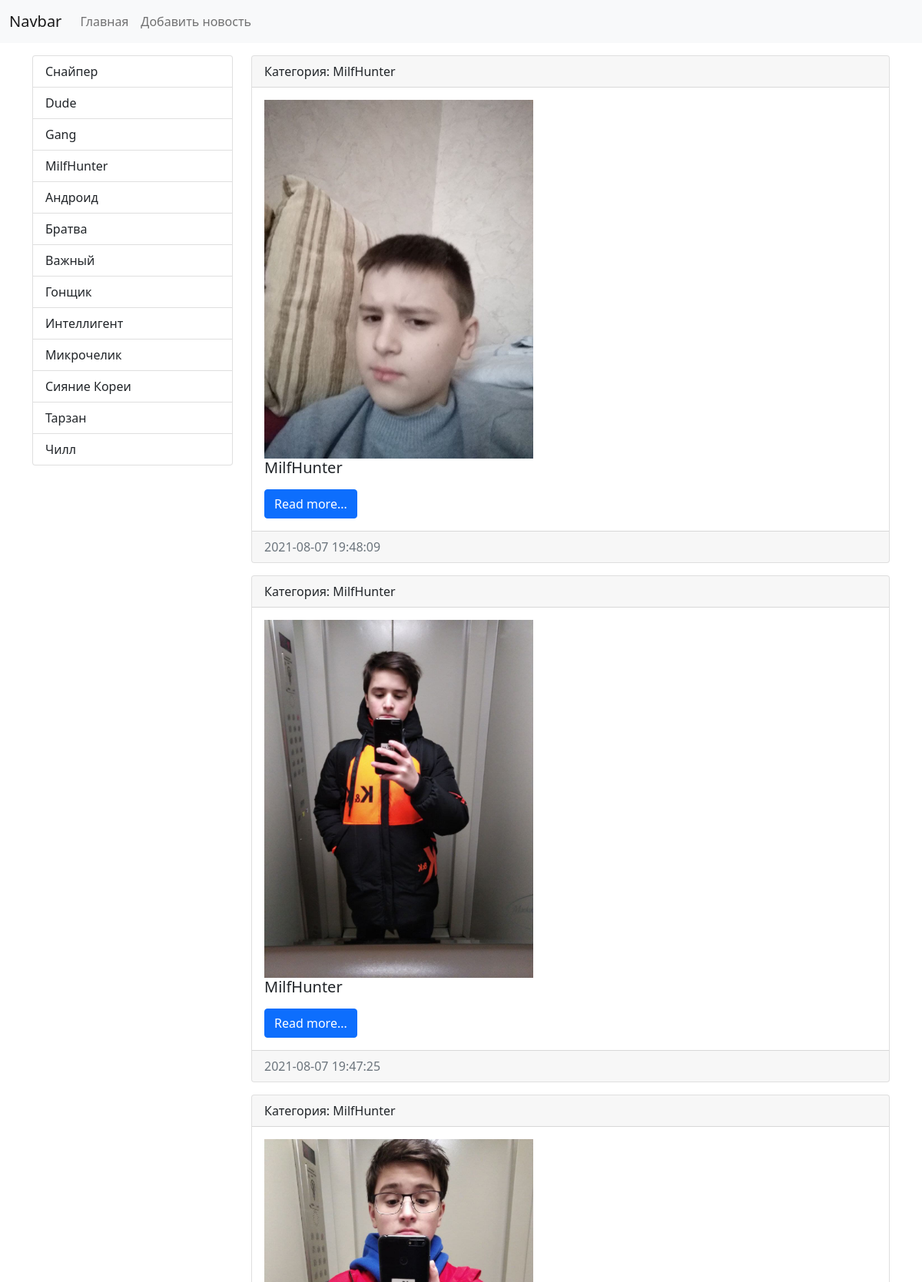
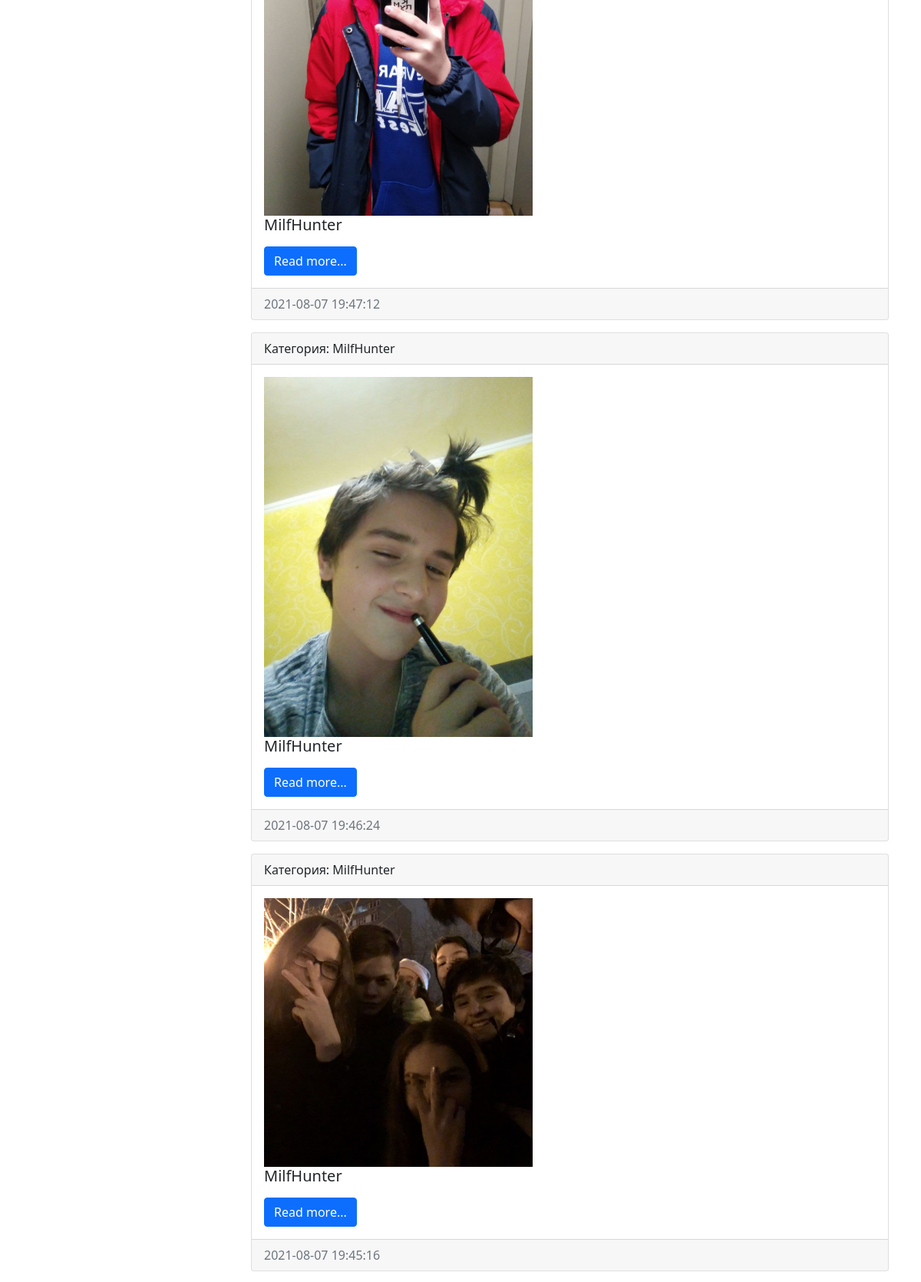
Page /category/8/ (upper part) on the committed database (2 pictures, top to bottom).
### news/models.py (models this page shows, shortened)
class Category(models.Model):
	title = models.CharField(max_length=150, db_index=True, verbose_name='Наименование категории')
	def __str__(self):
		return self.title
	class Meta:
		verbose_name = 'Категория'
		verbose_name_plural = 'Категории'
		ordering = ['title']

class News(models.Model):
	title = models.CharField(max_length=150, verbose_name='Наименование')
	content = models.TextField(blank=True, verbose_name='Контент')
	created_at = models.DateTimeField(auto_now_add=True, verbose_name='Дата публикации')
	updated_at = models.DateTimeField(auto_now=True, verbose_name='Обновлено')
	photo = models.ImageField(upload_to="photos/%Y/%m/%d/", verbose_name="Фото", blank=True)
	is_published = models.BooleanField(default=True, verbose_name='Опубликовано')
	category = models.ForeignKey('Category', on_delete=models.PROTECT, null=True, verbose_name = 'Категория')
	class Meta:
		verbose_name = 'Новость'
		verbose_name_plural = 'Новости'
		ordering = ['-created_at']

### news/views.py (the view)
# urls.py: path('category/<int:category_id>/', get_category, name='category'),
def get_category(request, category_id):
	news = News.objects.filter(category_id=category_id)
	categories = Category.objects.all()
	category = Category.objects.get(pk=category_id)
	return render(request, 'news/category.html', { 'news': news, 'categories': categories, 'category': category})

### news/templates/news/category.html (shortened to what this page needs)
<!doctype html>
<html lang="en">
  <head>
    <link href="https://cdn.jsdelivr.net/npm/bootstrap@5.0.2/dist/css/bootstrap.min.css" rel="stylesheet">
  </head>
  <body>
<nav class="navbar navbar-expand-lg navbar-light bg-light">
  	<div class="container-fluid">
    <a class="navbar-brand" href="{% url 'home' %}">Navbar</a>
    <div class="collapse navbar-collapse" id="navbarSupportedContent">
      	<ul class="navbar-nav me-auto mb-2 mb-lg-0">
        <li class="nav-item"><a class="nav-link" href="{% url 'home' %}">Главная</a></li>
        <li class="nav-item"><a class="nav-link" href="{% url 'home' %}">Добавить новость</a></li>
      </ul>
  </div>
</nav>
<div class="container mt-3">
	<div class="row">
		<div class='col-md-3'>
			<div class="list-group">
				{% for item in categories %}
 				 <a href="{% url 'category' item.pk %}" class="list-group-item list-group-item-action"> {{ item.title }}</a>
				{% endfor %}
</div>
		</div>
		<div class="col-md-9">
			{% for item in news %}
			<div class="card mb-3">
				<div class="card-header">
					Категория: {{ item.category }}
				</div>
				<div class="card-body">
					<div class="media">
						{% if item.photo %}
							<img src="{{ item.photo.url }}" alt="" width="350" class="mr-3">
						{% else %}
							<img src="https://picsum.photos/id/1060/350/235/?blur=2" alt="" class="mr-3">
						{% endif %}
						<div class="media-body">
							<h5 class="card-title">{{ item.title }}</h5>
							<a href="#" class="btn btn-primary">Read more...</a>
						</div>
					</div>
				</div>
				<div class="card-footer text-muted">
					{{ item.created_at|date:"Y-m-d H:i:s" }}
				</div>
			</div>
			{% endfor %}
		</div>
	</div>
</div>
</body>
</html>

### rows in the picture
Category: title "Cнайпер"
Category: title "Dude"
Category: title "Gang"
Category: title "MilfHunter"
Category: title "Андроид"
Category: title "Братва"
Category: title "Важный"
Category: title "Гонщик"
Category: title "Интеллигент"
Category: title "Микрочелик"
Category: title "Сияние Кореи"
Category: title "Тарзан"
Category: title "Чилл"
News: category "MilfHunter", photo (picture), title "MilfHunter", created_at "2021-08-07 19:48:09"
News: category "MilfHunter", photo (picture), title "MilfHunter", created_at "2021-08-07 19:47:25"
News: category "MilfHunter", photo (picture), title "MilfHunter", created_at "2021-08-07 19:47:12"
News: category "MilfHunter", photo (picture), title "MilfHunter", created_at "2021-08-07 19:46:24"
News: category "MilfHunter", photo (picture), title "MilfHunter", created_at "2021-08-07 19:45:16"
